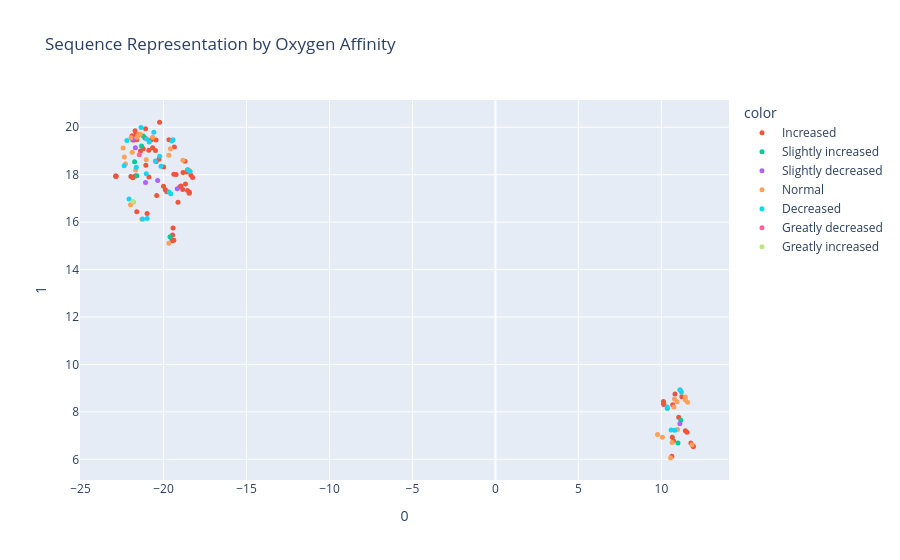

Notebook cell for this chart:
### Code cell
# sequence by function
seq_rep = pd.DataFrame(umap.fit_transform(np.array(o2_affinity["sequence_representation"]).tolist()))
seq_rep["label"] = o2_affinity["name"]
seq_rep["color"] = o2_affinity["Oxygen affinity"]

fig = px.scatter(
    seq_rep, 
    x=0, 
    y=1, 
    color="color", 
    hover_data="label", 
    title="Sequence Representation by Oxygen Affinity"
)
fig.update_traces(marker_size=5)
fig.show()

### Figure 1 — Plotly figure (JSON) as saved in the notebook; plotly's stock layout.template omitted (floating-point values rounded to 4 significant figures)
{"data": [{"customdata": [["Hb Chongqing"], ["Hb Sawara"], ["Hb Dunn"], ["Hb Ferndown"], ["Hb Evanston"], ["Hb Kariya"], ["Hb Kanagawa"], ["Hb Miyano"], ["Hb Milledgeville"], ["Hb Kawachi"], ["Hb Fort de France"], ["Hb Poitiers"], ["Hb Beilinson"], ["Hb Pontoise"], ["Hb Chapel Hill"], ["Hb Etobicoke"], ["Hb G-Norfolk"], ["Hb Atago"], ["Hb Inkster"], ["Hb Loire"], ["Hb Columbia Missouri"], ["Hb Luton"], ["Hb J-Cape Town"], ["Hb Cemenelum"], ["Hb Chesapeake"], ["Hb Roanne"], ["Hb G-Georgia"], ["Hb Rampa"], ["Hb Denmark Hill"], ["Hb St. Luke's"], ["Hb Dallas"], ["Hb Hopkins-II"], ["Hb Tarrant"], ["Hb Sassari"], ["Hb Fukutomi"], ["Hb Montefiore"], ["Hb West One"], ["Hb Val de Marne"], ["Hb Attleboro"], ["Hb Tokoname"], ["Hb Hanamaki-1"], ["Hb Ethiopia"], ["Hb Suresnes"], ["Hb J-Cubujuqui"], ["Hb Legnano"], ["Hb Nunobiki"], ["Hb Deer Lodge"], ["Hb P&ocirc;rto Alegre"], ["Hb Windsor"], ["Hb Belfast"], ["Hb Trollh&auml;ttan"], ["Hb Strasbourg"], ["Hb Miyashiro"], ["Hb Palmerston North"], ["Hb Riverdale-Bronx"], ["Hb Grange-Blanche"], ["Hb Saint Louis"], ["Hb Genova"], ["Hb Lufkin"], ["Hb Pitie-Salpetriere"], ["Hb Philly"], ["Hb Link&ouml;ping"], ["Hb North Chicago"], ["Hb Sunnybrook"], ["Hb Vila Real"], ["Hb Hirose"], ["Hb Hinwil"], ["Hb Athens-GA"], ["Hb Austin"], ["Hb Willamette"], ["Hb Jacksonville"], ["Hb Duarte"], ["Hb Z&uuml;rich"], ["Hb J-Calabria"], ["Hb Brisbane"]], "hovertemplate": "color=Increased<br>0=%{x}<br>1=%{y}<br>label=%{customdata[0]}<extra></extra>", "legendgroup": "Increased", "marker": {"color": "#EF553B", "size": 5, "symbol": "circle"}, "mode": "markers", "name": "Increased", "orientation": "v", "showlegend": true, "type": "scatter", "x": [10.15, 10.14, 10.12, 10.73, 11.45, 10.68, 10.82, 11.04, 11.88, 11.93, 11.92, 11.78, 10.63, -21.85, -21.65, -18.35, -18.82, -19.38, -19.24, -18.55, -21.5, -18.71, -20.66, -20.49, -19.34, -19.67, -19.49, -19.38, -20.68, -20.73, -19.45, -19.46, -18.68, -18.44, -18.45, -18.55, -18.84, -19.01, -21.76, -21.9, -19.89, -20.0, -19.8, -21.08, -21.61, -21.68, -20.41, -20.99, -21.97, -21.71, -21.62, -21.71, -22.86, -22.86, -22.89, -20.24, -21.07, -20.27, -21.39, -20.44, 11.23, 10.66, -18.25, -18.94, -20.89, -21.12, -19.99, -20.45, -19.13, -19.43, 11.54, -20.88, -21.22, -21.85, -18.6], "xaxis": "x", "y": [8.352, 8.313, 8.44, 6.77, 7.206, 8.297, 8.756, 7.774, 6.587, 6.539, 6.547, 6.692, 6.126, 19.46, 19.55, 17.98, 18.09, 18.01, 18.01, 18.2, 19.69, 18.56, 19.14, 19.02, 19.17, 19.47, 15.25, 15.24, 19.53, 19.48, 15.22, 15.46, 17.61, 17.26, 17.22, 17.33, 17.38, 17.49, 19.46, 19.64, 17.37, 17.51, 17.28, 19.94, 19.47, 19.67, 17.12, 16.36, 17.92, 17.94, 16.44, 19.85, 17.93, 17.95, 17.94, 20.22, 18.4, 18.66, 19.0, 18.56, 8.635, 6.928, 17.89, 17.52, 19.03, 19.55, 18.32, 19.46, 16.84, 15.75, 7.138, 17.9, 19.1, 17.87, 18.11], "yaxis": "y"}, {"customdata": [["Hb Woodville"], ["Hb Harbin"], ["Hb Queens"], ["Hb Guangzhou-Hangzhou"], ["Hb Valparaiso"], ["Hb Tonosho"], ["Hb Okayama"], ["Hb Uxbridge"]], "hovertemplate": "color=Slightly increased<br>0=%{x}<br>1=%{y}<br>label=%{customdata[0]}<extra></extra>", "legendgroup": "Slightly increased", "marker": {"color": "#00cc96", "size": 5, "symbol": "circle"}, "mode": "markers", "name": "Slightly increased", "orientation": "v", "showlegend": true, "type": "scatter", "x": [10.36, 11.0, 11.17, -21.32, -21.75, -19.61, -21.22, -21.6], "xaxis": "x", "y": [8.153, 6.69, 7.643, 19.21, 18.54, 15.39, 19.63, 17.96], "yaxis": "y"}, {"customdata": [["Hb Swan River"], ["Hb Pavie"], ["Hb Niigata"], ["Hb Warwickshire"], ["Hb Moscva"], ["Hb Yokohama"]], "hovertemplate": "color=Slightly decreased<br>0=%{x}<br>1=%{y}<br>label=%{customdata[0]}<extra></extra>", "legendgroup": "Slightly decreased", "marker": {"color": "#ab63fa", "size": 5, "symbol": "circle"}, "mode": "markers", "name": "Slightly decreased", "orientation": "v", "showlegend": true, "type": "scatter", "x": [11.11, -19.17, -20.35, -21.08, -21.84, -21.7], "xaxis": "x", "y": [7.499, 17.41, 17.75, 17.67, 19.5, 19.13], "yaxis": "y"}, {"customdata": [["Hb Prato"], ["Hb Bari"], ["Hb Cordele"], ["Hb Savaria"], ["Hb Aichi"], ["Hb J-Rovigo"], ["Hb Thailand"], ["Hb Belliard"], ["Hb J-Norfolk"], ["Hb Tottori"], ["Hb J-Anatolia"], ["Hb G-Waimanalo"], ["Hb Bois Guillaume"], ["Hb Ube-2"], ["Hb Q-Thailand"], ["Hb Matsue-Oki"], ["Hb Mizushi"], ["Hb Nigeria"], ["Hb J-Broussais"], ["Hb Handa"], ["Hb Setif"], ["Hb Godavari"], ["Hb G-San Jos&eacute;"], ["Hb J-Amiens"], ["Hb Yusa"], ["Hb Tacoma"], ["Hb Perth"], ["Hb Maputo"], ["Hb Summer Hill"], ["Hb G-Ferrara"], ["Hb Collingwood"], ["Hb J-Europa"]], "hovertemplate": "color=Normal<br>0=%{x}<br>1=%{y}<br>label=%{customdata[0]}<extra></extra>", "legendgroup": "Normal", "marker": {"color": "#FFA15A", "size": 5, "symbol": "circle"}, "mode": "markers", "name": "Normal", "orientation": "v", "showlegend": true, "type": "scatter", "x": [10.75, 11.85, 10.55, 10.94, 9.769, 10.06, 11.58, 11.44, 11.44, 11.12, -21.56, -21.4, -22.44, -21.04, -22.36, -21.97, -22.29, -18.48, -19.59, -19.68, -21.6, -20.66, -21.69, -21.31, -21.99, 10.79, -21.89, 10.97, -18.83, -19.68, -21.82, 10.65], "xaxis": "x", "y": [8.207, 6.617, 6.061, 8.427, 7.043, 6.934, 8.402, 8.497, 8.627, 8.931, 19.64, 19.7, 19.13, 18.63, 18.75, 19.55, 18.45, 18.2, 19.09, 18.82, 19.58, 19.58, 18.2, 16.13, 16.73, 8.544, 18.95, 7.262, 18.61, 15.1, 16.85, 6.714], "yaxis": "y"}, {"customdata": [["Hb M-Boston"], ["Hb Conakry"], ["Hb Moabit"], ["Hb M-Iwate"], ["Hb Titusville"], ["Hb Sunshine Seth"], ["Hb &Ccedil;apa"], ["Hb Yuda"], ["Hb Raleigh"], ["Hb Washtenaw"], ["Hb Connecticut"], ["Hb J-Auckland"], ["Hb Knossos"], ["Hb Hazebrouck"], ["Hb Denver"], ["Hb Hammersmith"], ["Hb Louisville"], ["Hb Sendagi"], ["Hb Cheverly"], ["Hb Arta"], ["Hb Okaloosa"], ["Hb Bologna"], ["Hb J-Cairo"], ["Hb Chico"], ["Hb M-Milwaukee-I"]], "hovertemplate": "color=Decreased<br>0=%{x}<br>1=%{y}<br>label=%{customdata[0]}<extra></extra>", "legendgroup": "Decreased", "marker": {"color": "#19d3f3", "size": 5, "symbol": "circle"}, "mode": "markers", "name": "Decreased", "orientation": "v", "showlegend": true, "type": "scatter", "x": [11.21, -18.56, -18.39, -20.49, -19.43, -21.35, -20.58, -19.67, -21.01, -20.99, -22.08, 11.13, -21.04, -22.37, -19.5, -20.86, -21.26, -21.64, 10.35, 10.8, 10.58, -22.21, -20.23, -19.57, -20.15], "xaxis": "x", "y": [8.842, 18.21, 18.14, 18.58, 19.47, 19.99, 19.78, 17.27, 19.5, 16.16, 16.97, 8.922, 18.04, 18.38, 19.42, 19.38, 16.13, 18.32, 8.208, 7.226, 7.233, 19.44, 18.78, 17.19, 18.36], "yaxis": "y"}, {"customdata": [["Hb Bassett"]], "hovertemplate": "color=Greatly decreased<br>0=%{x}<br>1=%{y}<br>label=%{customdata[0]}<extra></extra>", "legendgroup": "Greatly decreased", "marker": {"color": "#FF6692", "size": 5, "symbol": "circle"}, "mode": "markers", "name": "Greatly decreased", "orientation": "v", "showlegend": true, "type": "scatter", "x": [-21.46], "xaxis": "x", "y": [18.84], "yaxis": "y"}, {"customdata": [["Hb Olympia"]], "hovertemplate": "color=Greatly increased<br>0=%{x}<br>1=%{y}<br>label=%{customdata[0]}<extra></extra>", "legendgroup": "Greatly increased", "marker": {"color": "#B6E880", "size": 5, "symbol": "circle"}, "mode": "markers", "name": "Greatly increased", "orientation": "v", "showlegend": true, "type": "scatter", "x": [-21.85], "xaxis": "x", "y": [16.87], "yaxis": "y"}], "layout": {"legend": {"title": {"text": "color"}, "tracegroupgap": 0}, "title": {"text": "Sequence Representation by Oxygen Affinity"}, "xaxis": {"anchor": "y", "domain": [0, 1], "title": {"text": "0"}}, "yaxis": {"anchor": "x", "domain": [0, 1], "title": {"text": "1"}}}}
